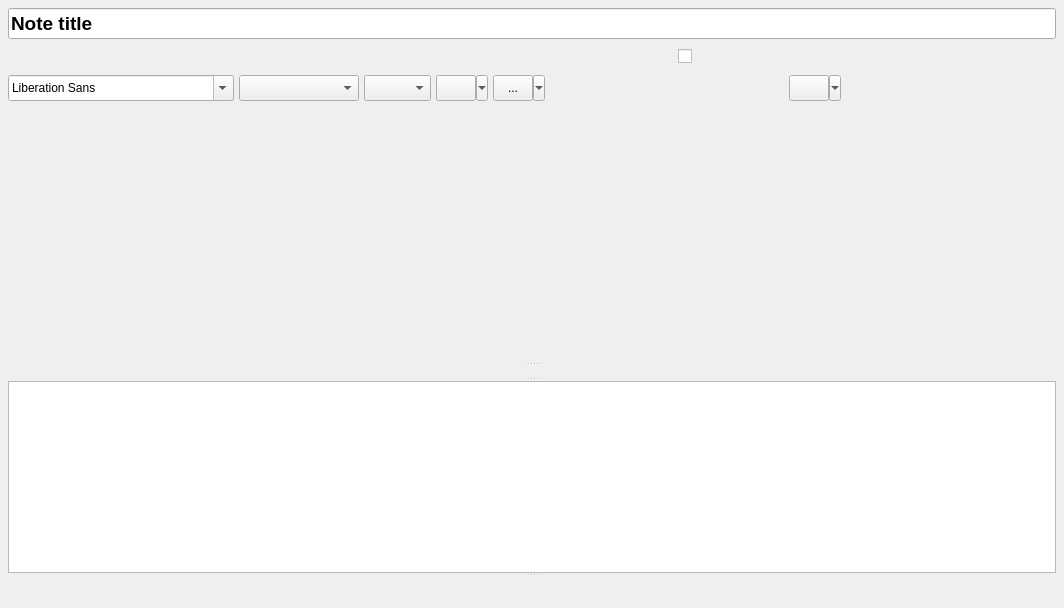
<?xml version="1.0" encoding="UTF-8"?>
<ui version="4.0">
 <class>NoteEditorWidget</class>
 <widget class="QWidget" name="NoteEditorWidget">
  <property name="geometry">
   <rect>
    <x>0</x>
    <y>0</y>
    <width>1064</width>
    <height>608</height>
   </rect>
  </property>
  <property name="windowTitle">
   <string>Form</string>
  </property>
  <layout class="QVBoxLayout" name="verticalLayout_2">
   <property name="leftMargin">
    <number>6</number>
   </property>
   <property name="topMargin">
    <number>6</number>
   </property>
   <property name="rightMargin">
    <number>6</number>
   </property>
   <property name="bottomMargin">
    <number>0</number>
   </property>
   <item>
    <widget class="QSplitter" name="noteEditorVerticalSplitter">
     <property name="orientation">
      <enum>Qt::Vertical</enum>
     </property>
     <widget class="QWidget" name="layoutWidget">
      <layout class="QVBoxLayout" name="noteEditorWithHeaderContainer">
       <item>
        <widget class="QWidget" name="noteEditorHeader" native="true">
         <property name="minimumSize">
          <size>
           <width>0</width>
           <height>100</height>
          </size>
         </property>
         <layout class="QVBoxLayout" name="verticalLayout">
          <property name="spacing">
           <number>0</number>
          </property>
          <property name="leftMargin">
           <number>2</number>
          </property>
          <property name="topMargin">
           <number>0</number>
          </property>
          <property name="rightMargin">
           <number>2</number>
          </property>
          <property name="bottomMargin">
           <number>0</number>
          </property>
          <item>
           <layout class="QVBoxLayout" name="noteEditorHeaderVerticalLayout">
            <item>
             <widget class="QLineEdit" name="noteNameLineEdit">
              <property name="font">
               <font>
                <pointsize>14</pointsize>
                <weight>75</weight>
                <bold>true</bold>
               </font>
              </property>
              <property name="text">
               <string>Note title</string>
              </property>
              <property name="placeholderText">
               <string>Click to set title...</string>
              </property>
             </widget>
            </item>
           </layout>
          </item>
          <item>
           <layout class="QHBoxLayout" name="buttonsUpperSubPaneHorizontalLayout">
            <property name="spacing">
             <number>5</number>
            </property>
            <property name="topMargin">
             <number>2</number>
            </property>
            <property name="bottomMargin">
             <number>2</number>
            </property>
            <item>
             <widget class="QPushButton" name="undoPushButton">
              <property name="sizePolicy">
               <sizepolicy hsizetype="Fixed" vsizetype="Fixed">
                <horstretch>0</horstretch>
                <verstretch>0</verstretch>
               </sizepolicy>
              </property>
              <property name="minimumSize">
               <size>
                <width>26</width>
                <height>26</height>
               </size>
              </property>
              <property name="focusPolicy">
               <enum>Qt::NoFocus</enum>
              </property>
              <property name="toolTip">
               <string>Undo the last action</string>
              </property>
              <property name="text">
               <string/>
              </property>
              <property name="icon">
               <iconset theme="edit-undo">
                <normaloff>../</normaloff>../</iconset>
              </property>
              <property name="iconSize">
               <size>
                <width>16</width>
                <height>16</height>
               </size>
              </property>
              <property name="flat">
               <bool>true</bool>
              </property>
             </widget>
            </item>
            <item>
             <widget class="QPushButton" name="redoPushButton">
              <property name="minimumSize">
               <size>
                <width>26</width>
                <height>26</height>
               </size>
              </property>
              <property name="focusPolicy">
               <enum>Qt::NoFocus</enum>
              </property>
              <property name="toolTip">
               <string>Redo the last undone action</string>
              </property>
              <property name="text">
               <string/>
              </property>
              <property name="icon">
               <iconset theme="edit-redo">
                <normaloff>../</normaloff>../</iconset>
              </property>
              <property name="iconSize">
               <size>
                <width>16</width>
                <height>16</height>
               </size>
              </property>
              <property name="flat">
               <bool>true</bool>
              </property>
             </widget>
            </item>
            <item>
             <widget class="QPushButton" name="cutPushButton">
              <property name="sizePolicy">
               <sizepolicy hsizetype="Fixed" vsizetype="Fixed">
                <horstretch>0</horstretch>
                <verstretch>0</verstretch>
               </sizepolicy>
              </property>
              <property name="minimumSize">
               <size>
                <width>26</width>
                <height>26</height>
               </size>
              </property>
              <property name="focusPolicy">
               <enum>Qt::NoFocus</enum>
              </property>
              <property name="toolTip">
               <string>Cut the selected text</string>
              </property>
              <property name="text">
               <string/>
              </property>
              <property name="icon">
               <iconset theme="edit-cut">
                <normaloff>../</normaloff>../</iconset>
              </property>
              <property name="iconSize">
               <size>
                <width>16</width>
                <height>16</height>
               </size>
              </property>
              <property name="flat">
               <bool>true</bool>
              </property>
             </widget>
            </item>
            <item>
             <widget class="QPushButton" name="copyPushButton">
              <property name="minimumSize">
               <size>
                <width>26</width>
                <height>26</height>
               </size>
              </property>
              <property name="focusPolicy">
               <enum>Qt::NoFocus</enum>
              </property>
              <property name="toolTip">
               <string>Copy the selected text</string>
              </property>
              <property name="text">
               <string/>
              </property>
              <property name="icon">
               <iconset theme="edit-copy">
                <normaloff>../</normaloff>../</iconset>
              </property>
              <property name="iconSize">
               <size>
                <width>16</width>
                <height>16</height>
               </size>
              </property>
              <property name="flat">
               <bool>true</bool>
              </property>
             </widget>
            </item>
            <item>
             <widget class="QPushButton" name="pastePushButton">
              <property name="minimumSize">
               <size>
                <width>26</width>
                <height>26</height>
               </size>
              </property>
              <property name="focusPolicy">
               <enum>Qt::NoFocus</enum>
              </property>
              <property name="toolTip">
               <string>Paste the selected text</string>
              </property>
              <property name="text">
               <string/>
              </property>
              <property name="icon">
               <iconset theme="edit-paste">
                <normaloff>../</normaloff>../</iconset>
              </property>
              <property name="iconSize">
               <size>
                <width>16</width>
                <height>16</height>
               </size>
              </property>
              <property name="flat">
               <bool>true</bool>
              </property>
             </widget>
            </item>
            <item>
             <widget class="QPushButton" name="fontBoldPushButton">
              <property name="minimumSize">
               <size>
                <width>26</width>
                <height>26</height>
               </size>
              </property>
              <property name="focusPolicy">
               <enum>Qt::NoFocus</enum>
              </property>
              <property name="toolTip">
               <string>Toggle bold text</string>
              </property>
              <property name="text">
               <string/>
              </property>
              <property name="icon">
               <iconset theme="format-text-bold">
                <normaloff>../</normaloff>../</iconset>
              </property>
              <property name="iconSize">
               <size>
                <width>16</width>
                <height>16</height>
               </size>
              </property>
              <property name="checkable">
               <bool>true</bool>
              </property>
              <property name="flat">
               <bool>true</bool>
              </property>
             </widget>
            </item>
            <item>
             <widget class="QPushButton" name="fontItalicPushButton">
              <property name="minimumSize">
               <size>
                <width>26</width>
                <height>26</height>
               </size>
              </property>
              <property name="focusPolicy">
               <enum>Qt::NoFocus</enum>
              </property>
              <property name="toolTip">
               <string>Toggle italic text</string>
              </property>
              <property name="text">
               <string/>
              </property>
              <property name="icon">
               <iconset theme="format-text-italic">
                <normaloff>../</normaloff>../</iconset>
              </property>
              <property name="iconSize">
               <size>
                <width>16</width>
                <height>16</height>
               </size>
              </property>
              <property name="checkable">
               <bool>true</bool>
              </property>
              <property name="flat">
               <bool>true</bool>
              </property>
             </widget>
            </item>
            <item>
             <widget class="QPushButton" name="fontUnderlinePushButton">
              <property name="minimumSize">
               <size>
                <width>26</width>
                <height>26</height>
               </size>
              </property>
              <property name="focusPolicy">
               <enum>Qt::NoFocus</enum>
              </property>
              <property name="toolTip">
               <string>Toggle underlined text</string>
              </property>
              <property name="text">
               <string/>
              </property>
              <property name="icon">
               <iconset theme="format-text-underline">
                <normaloff>../</normaloff>../</iconset>
              </property>
              <property name="iconSize">
               <size>
                <width>16</width>
                <height>16</height>
               </size>
              </property>
              <property name="checkable">
               <bool>true</bool>
              </property>
              <property name="flat">
               <bool>true</bool>
              </property>
             </widget>
            </item>
            <item>
             <widget class="QPushButton" name="fontStrikethroughPushButton">
              <property name="minimumSize">
               <size>
                <width>26</width>
                <height>26</height>
               </size>
              </property>
              <property name="focusPolicy">
               <enum>Qt::NoFocus</enum>
              </property>
              <property name="toolTip">
               <string>Toggle strikethrough</string>
              </property>
              <property name="text">
               <string/>
              </property>
              <property name="icon">
               <iconset theme="format-text-strikethrough">
                <normaloff>../</normaloff>../</iconset>
              </property>
              <property name="iconSize">
               <size>
                <width>16</width>
                <height>16</height>
               </size>
              </property>
              <property name="checkable">
               <bool>true</bool>
              </property>
              <property name="flat">
               <bool>true</bool>
              </property>
             </widget>
            </item>
            <item>
             <widget class="QPushButton" name="formatJustifyLeftPushButton">
              <property name="minimumSize">
               <size>
                <width>26</width>
                <height>26</height>
               </size>
              </property>
              <property name="focusPolicy">
               <enum>Qt::NoFocus</enum>
              </property>
              <property name="toolTip">
               <string>Justify left</string>
              </property>
              <property name="text">
               <string/>
              </property>
              <property name="icon">
               <iconset theme="format-justify-left">
                <normaloff>../</normaloff>../</iconset>
              </property>
              <property name="iconSize">
               <size>
                <width>16</width>
                <height>16</height>
               </size>
              </property>
              <property name="checkable">
               <bool>true</bool>
              </property>
              <property name="flat">
               <bool>true</bool>
              </property>
             </widget>
            </item>
            <item>
             <widget class="QPushButton" name="formatJustifyCenterPushButton">
              <property name="minimumSize">
               <size>
                <width>26</width>
                <height>26</height>
               </size>
              </property>
              <property name="focusPolicy">
               <enum>Qt::NoFocus</enum>
              </property>
              <property name="toolTip">
               <string>Justify center</string>
              </property>
              <property name="text">
               <string/>
              </property>
              <property name="icon">
               <iconset theme="format-justify-center">
                <normaloff>../</normaloff>../</iconset>
              </property>
              <property name="iconSize">
               <size>
                <width>16</width>
                <height>16</height>
               </size>
              </property>
              <property name="checkable">
               <bool>true</bool>
              </property>
              <property name="flat">
               <bool>true</bool>
              </property>
             </widget>
            </item>
            <item>
             <widget class="QPushButton" name="formatJustifyRightPushButton">
              <property name="minimumSize">
               <size>
                <width>26</width>
                <height>26</height>
               </size>
              </property>
              <property name="focusPolicy">
               <enum>Qt::NoFocus</enum>
              </property>
              <property name="toolTip">
               <string>Justify right</string>
              </property>
              <property name="text">
               <string/>
              </property>
              <property name="icon">
               <iconset theme="format-justify-right">
                <normaloff>../</normaloff>../</iconset>
              </property>
              <property name="iconSize">
               <size>
                <width>16</width>
                <height>16</height>
               </size>
              </property>
              <property name="checkable">
               <bool>true</bool>
              </property>
              <property name="flat">
               <bool>true</bool>
              </property>
             </widget>
            </item>
            <item>
             <widget class="QPushButton" name="formatJustifyFullPushButton">
              <property name="focusPolicy">
               <enum>Qt::NoFocus</enum>
              </property>
              <property name="toolTip">
               <string>Justify fill</string>
              </property>
              <property name="icon">
               <iconset theme="format-justify-fill">
                <normaloff>.</normaloff>.</iconset>
              </property>
              <property name="checkable">
               <bool>true</bool>
              </property>
              <property name="flat">
               <bool>true</bool>
              </property>
             </widget>
            </item>
            <item>
             <widget class="QPushButton" name="insertToDoCheckboxPushButton">
              <property name="minimumSize">
               <size>
                <width>26</width>
                <height>26</height>
               </size>
              </property>
              <property name="focusPolicy">
               <enum>Qt::NoFocus</enum>
              </property>
              <property name="toolTip">
               <string>Insert ToDo</string>
              </property>
              <property name="text">
               <string/>
              </property>
              <property name="icon">
               <iconset theme="checkbox">
                <normaloff>../</normaloff>../</iconset>
              </property>
              <property name="iconSize">
               <size>
                <width>16</width>
                <height>16</height>
               </size>
              </property>
              <property name="flat">
               <bool>true</bool>
              </property>
             </widget>
            </item>
            <item>
             <widget class="QCheckBox" name="spellCheckBox">
              <property name="minimumSize">
               <size>
                <width>54</width>
                <height>26</height>
               </size>
              </property>
              <property name="focusPolicy">
               <enum>Qt::NoFocus</enum>
              </property>
              <property name="toolTip">
               <string>Toggle spell checking</string>
              </property>
              <property name="layoutDirection">
               <enum>Qt::RightToLeft</enum>
              </property>
              <property name="text">
               <string/>
              </property>
              <property name="icon">
               <iconset theme="tools-check-spelling">
                <normaloff>../</normaloff>../</iconset>
              </property>
              <property name="iconSize">
               <size>
                <width>16</width>
                <height>16</height>
               </size>
              </property>
             </widget>
            </item>
            <item>
             <spacer name="buttonsUpperSubPaneHorizontalLayoutHorizontalSpacer">
              <property name="orientation">
               <enum>Qt::Horizontal</enum>
              </property>
              <property name="sizeHint" stdset="0">
               <size>
                <width>40</width>
                <height>20</height>
               </size>
              </property>
             </spacer>
            </item>
           </layout>
          </item>
          <item>
           <layout class="QHBoxLayout" name="buttonsLowerSubPaneHorizontalLayout">
            <property name="spacing">
             <number>5</number>
            </property>
            <property name="topMargin">
             <number>2</number>
            </property>
            <property name="bottomMargin">
             <number>2</number>
            </property>
            <item>
             <widget class="QFontComboBox" name="fontComboBox">
              <property name="sizePolicy">
               <sizepolicy hsizetype="Fixed" vsizetype="Fixed">
                <horstretch>0</horstretch>
                <verstretch>0</verstretch>
               </sizepolicy>
              </property>
              <property name="minimumSize">
               <size>
                <width>120</width>
                <height>26</height>
               </size>
              </property>
              <property name="maximumSize">
               <size>
                <width>16777215</width>
                <height>26</height>
               </size>
              </property>
              <property name="toolTip">
               <string>Choose font family</string>
              </property>
             </widget>
            </item>
            <item>
             <widget class="QComboBox" name="limitedFontComboBox">
              <property name="minimumSize">
               <size>
                <width>120</width>
                <height>26</height>
               </size>
              </property>
              <property name="toolTip">
               <string>Choose font family</string>
              </property>
             </widget>
            </item>
            <item>
             <widget class="QComboBox" name="fontSizeComboBox">
              <property name="sizePolicy">
               <sizepolicy hsizetype="Fixed" vsizetype="Fixed">
                <horstretch>0</horstretch>
                <verstretch>0</verstretch>
               </sizepolicy>
              </property>
              <property name="minimumSize">
               <size>
                <width>40</width>
                <height>26</height>
               </size>
              </property>
              <property name="maximumSize">
               <size>
                <width>85</width>
                <height>16777215</height>
               </size>
              </property>
              <property name="toolTip">
               <string>Choose font size</string>
              </property>
              <property name="editable">
               <bool>false</bool>
              </property>
              <property name="iconSize">
               <size>
                <width>16</width>
                <height>16</height>
               </size>
              </property>
             </widget>
            </item>
            <item>
             <widget class="ColorPickerToolButton" name="chooseTextColorToolButton">
              <property name="sizePolicy">
               <sizepolicy hsizetype="Fixed" vsizetype="Fixed">
                <horstretch>0</horstretch>
                <verstretch>0</verstretch>
               </sizepolicy>
              </property>
              <property name="minimumSize">
               <size>
                <width>52</width>
                <height>26</height>
               </size>
              </property>
              <property name="toolTip">
               <string>Choose text color</string>
              </property>
              <property name="text">
               <string notr="true"/>
              </property>
              <property name="icon">
               <iconset theme="format-text-color">
                <normaloff>../</normaloff>../</iconset>
              </property>
              <property name="iconSize">
               <size>
                <width>16</width>
                <height>16</height>
               </size>
              </property>
              <property name="popupMode">
               <enum>QToolButton::MenuButtonPopup</enum>
              </property>
             </widget>
            </item>
            <item>
             <widget class="ColorPickerToolButton" name="chooseBackgroundColorToolButton">
              <property name="minimumSize">
               <size>
                <width>52</width>
                <height>26</height>
               </size>
              </property>
              <property name="toolTip">
               <string>Choose background color</string>
              </property>
              <property name="text">
               <string>...</string>
              </property>
              <property name="icon">
               <iconset theme="fill-color">
                <normaloff>../</normaloff>../</iconset>
              </property>
              <property name="iconSize">
               <size>
                <width>16</width>
                <height>16</height>
               </size>
              </property>
              <property name="popupMode">
               <enum>QToolButton::MenuButtonPopup</enum>
              </property>
             </widget>
            </item>
            <item>
             <widget class="QPushButton" name="insertHorizontalLinePushButton">
              <property name="minimumSize">
               <size>
                <width>26</width>
                <height>26</height>
               </size>
              </property>
              <property name="focusPolicy">
               <enum>Qt::NoFocus</enum>
              </property>
              <property name="toolTip">
               <string>Insert horizontal line</string>
              </property>
              <property name="text">
               <string/>
              </property>
              <property name="icon">
               <iconset theme="insert-horizontal-rule">
                <normaloff>../</normaloff>../</iconset>
              </property>
              <property name="iconSize">
               <size>
                <width>16</width>
                <height>16</height>
               </size>
              </property>
              <property name="flat">
               <bool>true</bool>
              </property>
             </widget>
            </item>
            <item>
             <widget class="QPushButton" name="formatIndentLessPushButton">
              <property name="minimumSize">
               <size>
                <width>26</width>
                <height>26</height>
               </size>
              </property>
              <property name="focusPolicy">
               <enum>Qt::NoFocus</enum>
              </property>
              <property name="toolTip">
               <string>Indent less</string>
              </property>
              <property name="text">
               <string/>
              </property>
              <property name="icon">
               <iconset theme="format-indent-less">
                <normaloff>../</normaloff>../</iconset>
              </property>
              <property name="iconSize">
               <size>
                <width>16</width>
                <height>16</height>
               </size>
              </property>
              <property name="flat">
               <bool>true</bool>
              </property>
             </widget>
            </item>
            <item>
             <widget class="QPushButton" name="formatIndentMorePushButton">
              <property name="minimumSize">
               <size>
                <width>26</width>
                <height>26</height>
               </size>
              </property>
              <property name="focusPolicy">
               <enum>Qt::NoFocus</enum>
              </property>
              <property name="toolTip">
               <string>Indent more</string>
              </property>
              <property name="text">
               <string/>
              </property>
              <property name="icon">
               <iconset theme="format-indent-more">
                <normaloff>../</normaloff>../</iconset>
              </property>
              <property name="iconSize">
               <size>
                <width>16</width>
                <height>16</height>
               </size>
              </property>
              <property name="flat">
               <bool>true</bool>
              </property>
             </widget>
            </item>
            <item>
             <widget class="QPushButton" name="formatListOrderedPushButton">
              <property name="minimumSize">
               <size>
                <width>26</width>
                <height>26</height>
               </size>
              </property>
              <property name="focusPolicy">
               <enum>Qt::NoFocus</enum>
              </property>
              <property name="toolTip">
               <string>Toggle ordered list</string>
              </property>
              <property name="text">
               <string/>
              </property>
              <property name="icon">
               <iconset theme="format-list-ordered">
                <normaloff>../</normaloff>../</iconset>
              </property>
              <property name="iconSize">
               <size>
                <width>16</width>
                <height>16</height>
               </size>
              </property>
              <property name="checkable">
               <bool>true</bool>
              </property>
              <property name="flat">
               <bool>true</bool>
              </property>
             </widget>
            </item>
            <item>
             <widget class="QPushButton" name="formatListUnorderedPushButton">
              <property name="minimumSize">
               <size>
                <width>26</width>
                <height>26</height>
               </size>
              </property>
              <property name="focusPolicy">
               <enum>Qt::NoFocus</enum>
              </property>
              <property name="toolTip">
               <string>Toggle unordered list</string>
              </property>
              <property name="text">
               <string/>
              </property>
              <property name="icon">
               <iconset theme="format-list-unordered">
                <normaloff>../</normaloff>../</iconset>
              </property>
              <property name="iconSize">
               <size>
                <width>16</width>
                <height>16</height>
               </size>
              </property>
              <property name="checkable">
               <bool>true</bool>
              </property>
              <property name="flat">
               <bool>true</bool>
              </property>
             </widget>
            </item>
            <item>
             <widget class="QPushButton" name="formatAsSourceCodePushButton">
              <property name="minimumSize">
               <size>
                <width>26</width>
                <height>26</height>
               </size>
              </property>
              <property name="focusPolicy">
               <enum>Qt::NoFocus</enum>
              </property>
              <property name="toolTip">
               <string>Format selected text as source code</string>
              </property>
              <property name="icon">
               <iconset resource="../../resource/icons/other/icons.qrc">
                <normaloff>:/format_as_source_code/format_as_source_code.png</normaloff>:/format_as_source_code/format_as_source_code.png</iconset>
              </property>
              <property name="flat">
               <bool>true</bool>
              </property>
             </widget>
            </item>
            <item>
             <widget class="InsertTableToolButton" name="insertTableToolButton">
              <property name="minimumSize">
               <size>
                <width>52</width>
                <height>26</height>
               </size>
              </property>
              <property name="toolTip">
               <string>Insert table</string>
              </property>
              <property name="text">
               <string/>
              </property>
              <property name="icon">
               <iconset theme="insert-table">
                <normaloff>../</normaloff>../</iconset>
              </property>
              <property name="iconSize">
               <size>
                <width>16</width>
                <height>16</height>
               </size>
              </property>
              <property name="popupMode">
               <enum>QToolButton::MenuButtonPopup</enum>
              </property>
              <property name="autoRaise">
               <bool>false</bool>
              </property>
             </widget>
            </item>
            <item>
             <widget class="QPushButton" name="saveNotePushButton">
              <property name="focusPolicy">
               <enum>Qt::NoFocus</enum>
              </property>
              <property name="toolTip">
               <string>Save note modifications</string>
              </property>
              <property name="icon">
               <iconset theme="document-save">
                <normaloff>.</normaloff>.</iconset>
              </property>
              <property name="iconSize">
               <size>
                <width>16</width>
                <height>16</height>
               </size>
              </property>
              <property name="flat">
               <bool>true</bool>
              </property>
             </widget>
            </item>
            <item>
             <widget class="QPushButton" name="printNotePushButton">
              <property name="focusPolicy">
               <enum>Qt::NoFocus</enum>
              </property>
              <property name="toolTip">
               <string>Print note</string>
              </property>
              <property name="icon">
               <iconset theme="document-print">
                <normaloff>.</normaloff>.</iconset>
              </property>
              <property name="iconSize">
               <size>
                <width>16</width>
                <height>16</height>
               </size>
              </property>
              <property name="flat">
               <bool>true</bool>
              </property>
             </widget>
            </item>
            <item>
             <widget class="QPushButton" name="exportNoteToPdfPushButton">
              <property name="focusPolicy">
               <enum>Qt::NoFocus</enum>
              </property>
              <property name="toolTip">
               <string>Export note to pdf</string>
              </property>
              <property name="icon">
               <iconset theme="application-pdf">
                <normaloff>.</normaloff>.</iconset>
              </property>
              <property name="iconSize">
               <size>
                <width>16</width>
                <height>16</height>
               </size>
              </property>
              <property name="flat">
               <bool>true</bool>
              </property>
             </widget>
            </item>
            <item>
             <widget class="QPushButton" name="exportNoteToEnexPushButton">
              <property name="toolTip">
               <string>Export note to ENEX</string>
              </property>
              <property name="icon">
               <iconset theme="application-enex">
                <normaloff>.</normaloff>.</iconset>
              </property>
              <property name="flat">
               <bool>true</bool>
              </property>
             </widget>
            </item>
            <item>
             <spacer name="buttonsLowerSubPaneHorizontalLayoutHorizontalSpacer">
              <property name="orientation">
               <enum>Qt::Horizontal</enum>
              </property>
              <property name="sizeHint" stdset="0">
               <size>
                <width>40</width>
                <height>20</height>
               </size>
              </property>
             </spacer>
            </item>
           </layout>
          </item>
         </layout>
        </widget>
       </item>
       <item>
        <widget class="QWidget" name="noteEditorContainer" native="true">
         <layout class="QVBoxLayout" name="verticalLayout_3">
          <property name="spacing">
           <number>0</number>
          </property>
          <property name="leftMargin">
           <number>2</number>
          </property>
          <property name="topMargin">
           <number>0</number>
          </property>
          <property name="rightMargin">
           <number>2</number>
          </property>
          <property name="bottomMargin">
           <number>0</number>
          </property>
          <item>
           <widget class="QSplitter" name="noteEditorSplitter">
            <property name="orientation">
             <enum>Qt::Vertical</enum>
            </property>
            <widget class="NoteEditor" name="noteEditor" native="true">
             <property name="sizePolicy">
              <sizepolicy hsizetype="Preferred" vsizetype="Expanding">
               <horstretch>0</horstretch>
               <verstretch>0</verstretch>
              </sizepolicy>
             </property>
             <property name="minimumSize">
              <size>
               <width>0</width>
               <height>250</height>
              </size>
             </property>
             <property name="mouseTracking">
              <bool>true</bool>
             </property>
             <property name="focusPolicy">
              <enum>Qt::StrongFocus</enum>
             </property>
             <property name="autoFillBackground">
              <bool>true</bool>
             </property>
            </widget>
            <widget class="FindAndReplaceWidget" name="findAndReplaceWidget" native="true">
             <property name="sizePolicy">
              <sizepolicy hsizetype="Expanding" vsizetype="Fixed">
               <horstretch>0</horstretch>
               <verstretch>0</verstretch>
              </sizepolicy>
             </property>
            </widget>
            <widget class="QPlainTextEdit" name="noteSourceView">
             <property name="sizePolicy">
              <sizepolicy hsizetype="Expanding" vsizetype="Fixed">
               <horstretch>0</horstretch>
               <verstretch>0</verstretch>
              </sizepolicy>
             </property>
             <property name="frameShape">
              <enum>QFrame::StyledPanel</enum>
             </property>
             <property name="readOnly">
              <bool>true</bool>
             </property>
             <property name="plainText">
              <string notr="true"/>
             </property>
            </widget>
           </widget>
          </item>
         </layout>
        </widget>
       </item>
      </layout>
     </widget>
     <widget class="NoteTagsWidget" name="tagNameLabelsContainer" native="true">
      <property name="sizePolicy">
       <sizepolicy hsizetype="Preferred" vsizetype="Minimum">
        <horstretch>0</horstretch>
        <verstretch>0</verstretch>
       </sizepolicy>
      </property>
      <property name="maximumSize">
       <size>
        <width>16777215</width>
        <height>66</height>
       </size>
      </property>
     </widget>
    </widget>
   </item>
  </layout>
 </widget>
 <customwidgets>
  <customwidget>
   <class>NoteEditor</class>
   <extends>QWidget</extends>
   <header location="global">quentier/note_editor/NoteEditor.h</header>
   <container>1</container>
  </customwidget>
  <customwidget>
   <class>InsertTableToolButton</class>
   <extends>QToolButton</extends>
   <header>insert-table-tool-button/InsertTableToolButton.h</header>
  </customwidget>
  <customwidget>
   <class>ColorPickerToolButton</class>
   <extends>QToolButton</extends>
   <header>color-picker-tool-button/ColorPickerToolButton.h</header>
  </customwidget>
  <customwidget>
   <class>FindAndReplaceWidget</class>
   <extends>QWidget</extends>
   <header>widgets/FindAndReplaceWidget.h</header>
   <container>1</container>
  </customwidget>
  <customwidget>
   <class>NoteTagsWidget</class>
   <extends>QWidget</extends>
   <header>widgets/NoteTagsWidget.h</header>
   <container>1</container>
  </customwidget>
 </customwidgets>
 <resources>
  <include location="../../resource/icons/other/icons.qrc"/>
 </resources>
 <connections/>
</ui>
